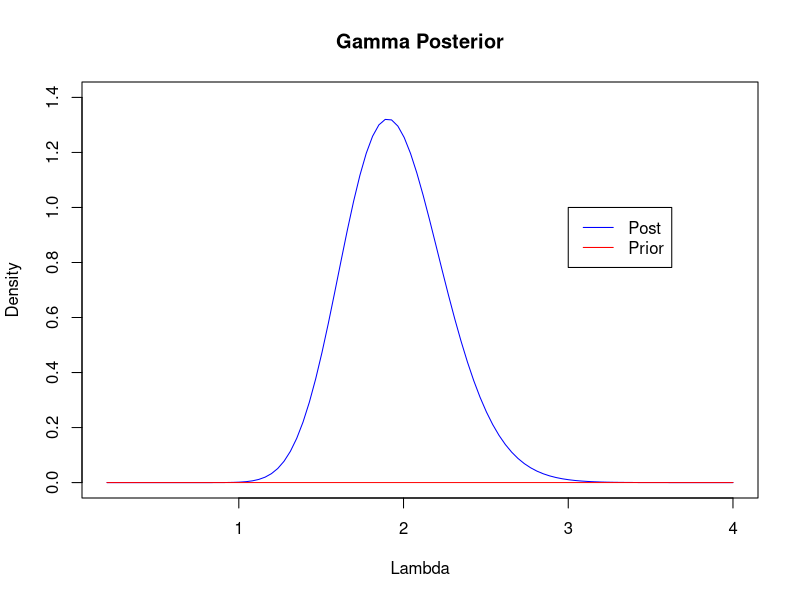
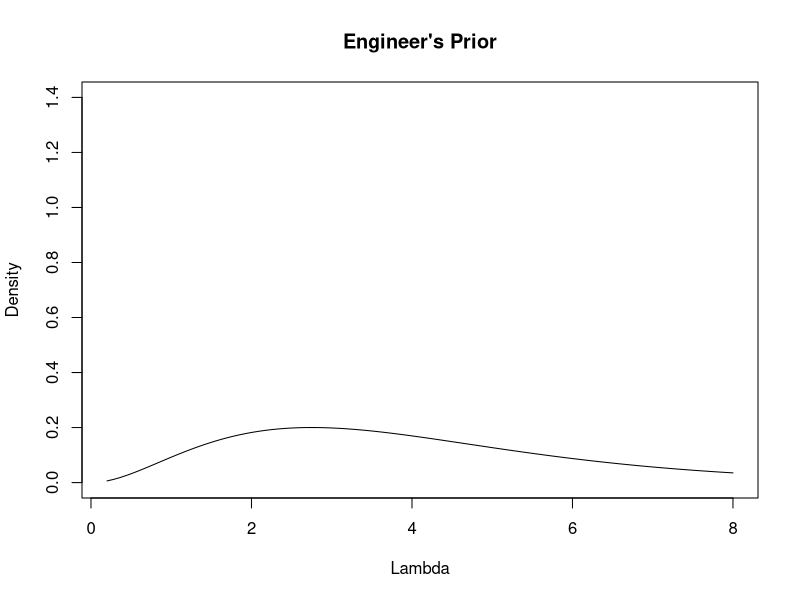
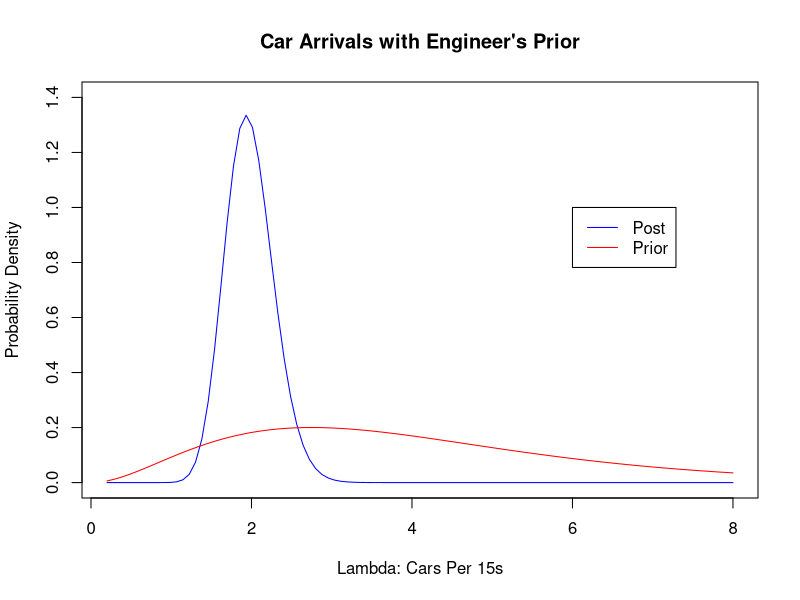
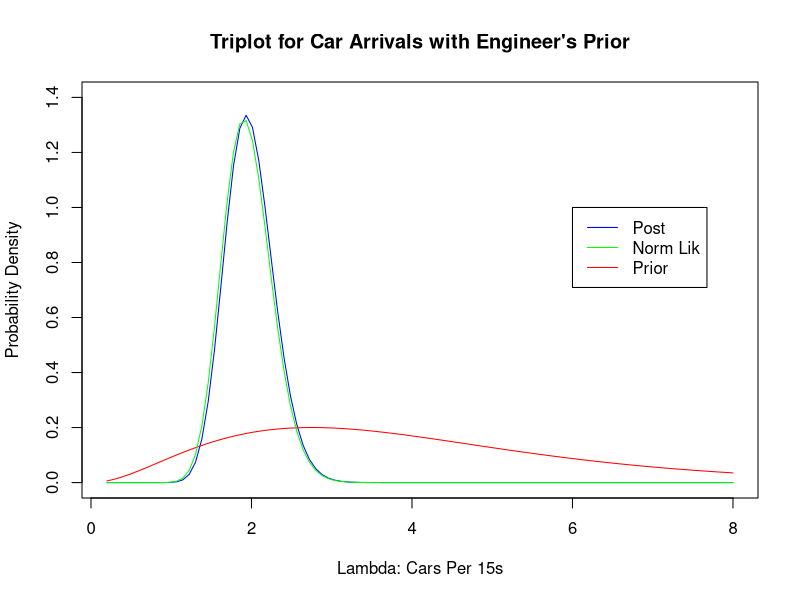

Here is the R script that generated these plots, in order:
#### Problem 1

x<-c(12, 2, 6, 2, 19, 5, 34, 4, 1, 4, 8, 7, 1, 21, 6, 11, 8, 28, 6, 4, 5, 1, 18, 9, 5, 1, 21, 1, 1, 5, 3, 14, 5, 3, 4, 5, 1, 3, 16, 2)
xcs <- cumsum(x)
freq15 <- ceiling(xcs/15)
xi <- tabulate(freq15)        # arrivals per 15s chunk
obs <- table(xi)              # number of 15s chunks with 0,1,2,3,4 arrivals


lambda = seq(from=.2, to=4, length=100)
a = 1
b = 9999
as = a+sum(xi)
bs=1/((1/b)+length(xi)) ## n = length(xi)



prior = dgamma(lambda, shape = a, scale = b)
post = dgamma(lambda, shape = as, scale = bs)

plot(lambda,post,col="blue",type="l",ylab="Density",xlab="Lambda",main="Gamma Posterior",ylim=c(0,1.4))
lines(lambda,prior,col="red")
legend(3,1,c("Post","Prior"),col=c("blue","red"),lty=c(1,1))

mean = as*bs
sd = sqrt(as*bs*bs)
mode = (as-1)*bs
median = qgamma(.5,shape=as,scale=bs)

int95 = c(qgamma(.025,shape=as,scale=bs),qgamma(.975,shape=as,scale=bs))



#### Problem 2

lambdae = seq(from=.2,to=8,length=100)
ne=.75                        # this stuff doesnt really make sense, was just manipulating the parameters to match the given quantiles
ae=a+(2.75*ne)
be=1/((1/b)+ne)


priore = dgamma(lambdae,shape=ae,scale=be)
plot(lambdae,priore,type="l",ylab="Density",xlab="Lambda",main="Engineer's Prior",ylim=c(0,1.4))

qgamma(.1,shape=ae,scale=be)  # just calling these to get values to answer the HW problems
qgamma(.9,shape=ae,scale=be)
qgamma(.5,shape=ae,scale=be)
ae*be
ae
be


#### Problem 3

ase = ae+sum(xi)
bse = 1/((1/be)+length(xi))                           ## n = length(xi)
poste = dgamma(lambdae, shape = ase, scale = bse)


meane = ase*bse
sde = sqrt(ase*bse*bse)
modee = (ase-1)*bse
mediane = qgamma(.5,shape=ase,scale=bse)

int95e = c(qgamma(.025,shape=ase,scale=bse),qgamma(.975,shape=ase,scale=bse))

plot(lambdae,poste,col="blue",type="l",ylab="Probability Density",xlab="Lambda: Cars Per 15s",main="Car Arrivals with Engineer's Prior",ylim=c(0,1.4))
lines(lambdae,priore,col="red")

legend(6,1.0,c("Post","Prior"),col=c("blue","red"),lty=c(1,1))

#### Problem 4

likc = dgamma(lambdae,shape=sum(xi)+1,scale=1/(length(xi)))


plot(lambdae,poste,col="blue",type="l",ylab="Probability Density",xlab="Lambda: Cars Per 15s",main="Triplot for Car Arrivals with Engineer's Prior",ylim=c(0,1.4))
lines(lambdae,priore,col="red")
lines(lambdae,likc,col="green")
legend(6,1.0,c("Post","Norm Lik","Prior"),col=c("blue","green","red"),lty=c(1,1,1))
